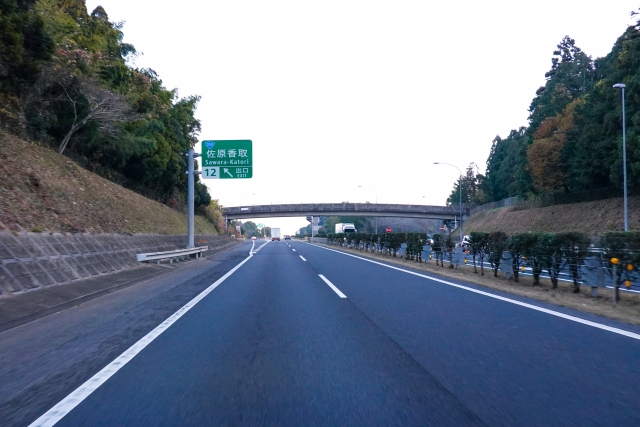
#> input picture sample_s.jpg, 640 x 427 px
$ python sobel.py
#> lines starting #> are read from the running program, lines starting #| are printed output that depends on the picture
import cv2
import numpy as np

img = cv2.imread('sample_s.jpg', 0)    # Read out as a gray scale image
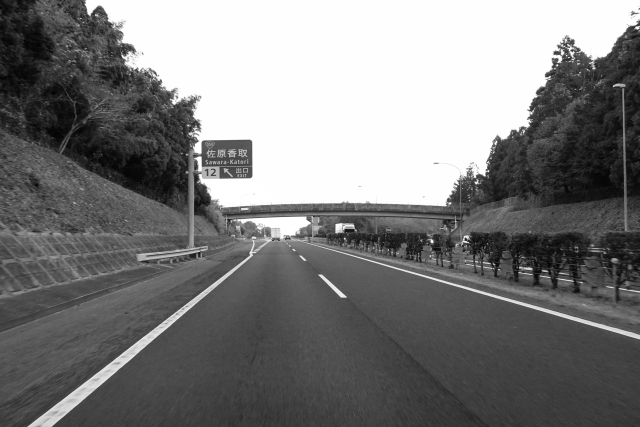
#> img: shape (427, 640); min 2, max 255, mean 123.8
img = img.astype(float)

gx = np.array([[-1, 0, 1],
              [-2, 0, 2],
              [-1, 0, 1]], float)

gy = np.array([[-1, -2, -1],
               [0, 0, 0],
               [1, 2, 1]], float)

hx = cv2.filter2D(img, -1, gx)
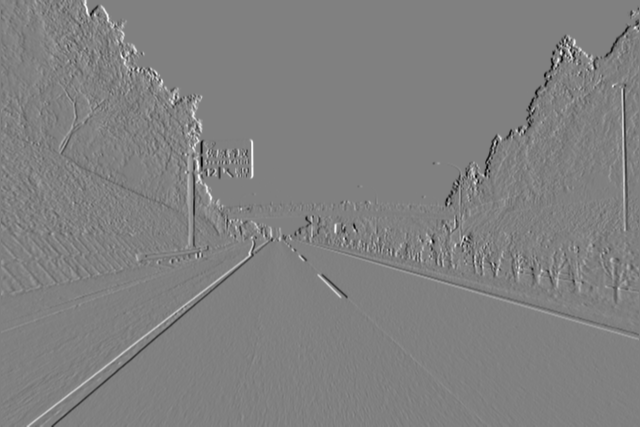
#> hx: shape (427, 640) float64; min -733, max 720, mean 0; drawn with min black and max white
hy = cv2.filter2D(img, -1, gy)
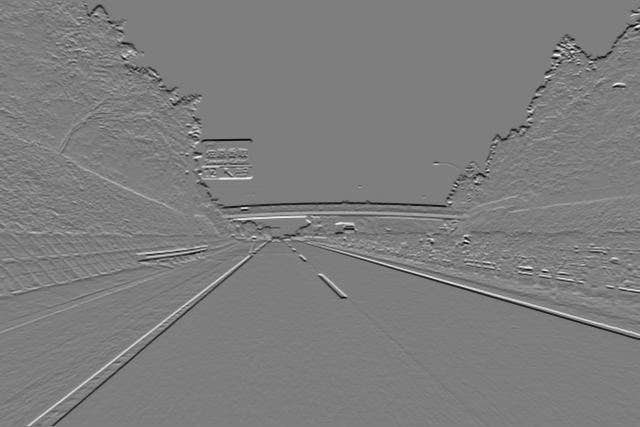
#> hy: shape (427, 640) float64; min -761, max 774, mean -3.1; drawn with min black and max white

h = np.sqrt(np.square(hx) + np.square(hy))
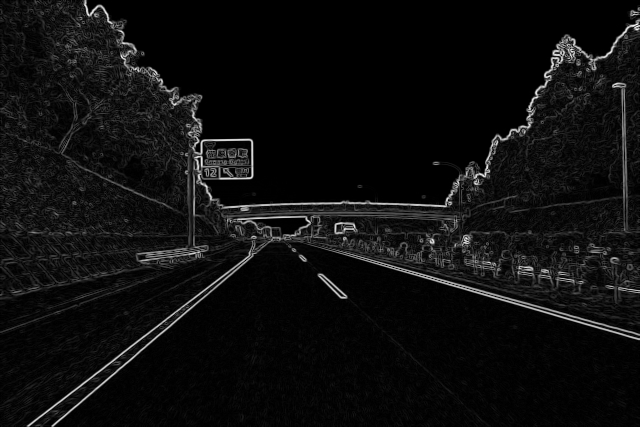
#> h: shape (427, 640) float64; min 0, max 796.8, mean 46.1; drawn with min black and max white
h = h / np.max(h) * 255.0  # re-scale

# [4 lines of commented-out code are left out]
cv2.imwrite('sobel.png', h.astype(np.uint8))
